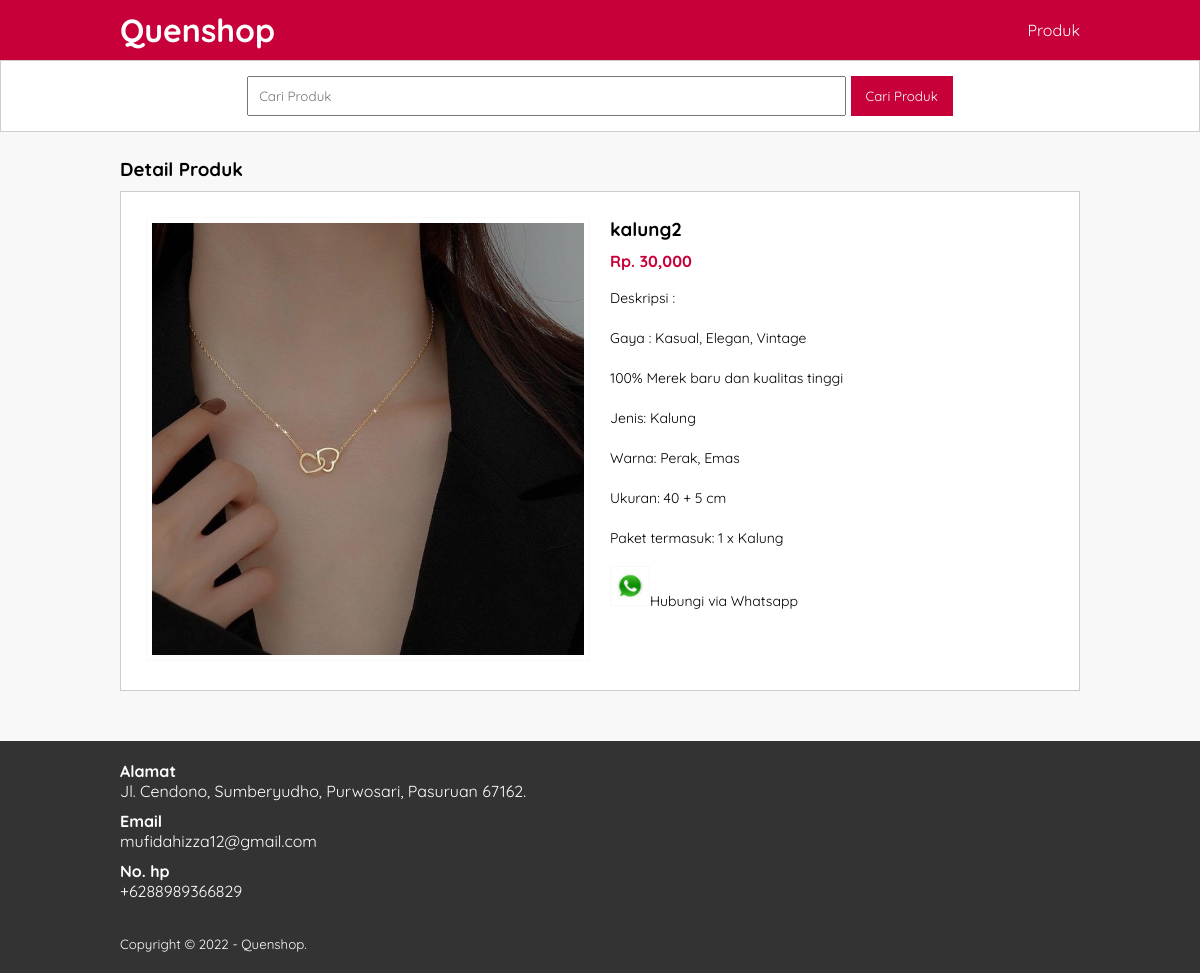
Screenshot of /detail-produk.php?id=16 with the database file from the repository.
### tables this page shows
CREATE TABLE `tb_product` (
  `product_id` int(11) NOT NULL,
  `category_id` int(11) NOT NULL,
  `product_name` varchar(100) NOT NULL,
  `product_price` int(11) NOT NULL,
  `product_description` text NOT NULL,
  `product_image` varchar(100) NOT NULL,
  `product_status` tinyint(1) NOT NULL,
  `date_created` timestamp NOT NULL DEFAULT current_timestamp()
);

### detail-produk.php (the view, shortened to what this page needs)
<?php
     include 'db.php';
     $kontak = mysqli_query($conn, "SELECT admin_telp, admin_email, admin_address FROM tb_admin WHERE admin_id =1");
     $a = mysqli_fetch_object($kontak);
     $produk = mysqli_query($conn, "SELECT * FROM tb_product WHERE product_id = '".$_GET['id']."' ");
     $p = mysqli_fetch_object($produk);
?>
<!DOCTYPE html>
<html>
<head>
	<link rel="stylesheet" type="text/css" href="css/style.css">
</head>
<body>
   <header>
   	<div class="container">
   	   <h1><a href="index.php">Quenshop</a></h1>
   	   <ul>
   		    <li><a href="produk.php">Produk</a></li>
   	   </ul>
      </div>
   </header>
   <div class="search">
      <div class="container">
         <form action="produk.php">
            <input type="text" name="search" placeholder="Cari Produk" value="<?php echo $_GET['search'] ?>">
            <input type="submit" name="cari" value="Cari Produk">
         </form>
       </div>
   </div>
   <div class="section">
      <div class="container">
         <h3>Detail Produk</h3>
         <div class="box">
            <div class="col-2">
               <img src="produk/<?php echo $p->product_image ?>" width="100%">
            </div>
            <div class="col-2">
               <h3><?php echo $p->product_name ?></h3>
               <h4>Rp. <?php echo number_format($p->product_price) ?></h4>
               <p>Deskripsi :<br>
                    <?php echo $p->product_description ?>
               </p>
               <p><a href="https://api.whatsapp.com/send?phone=<?php echo $a->admin_telp ?>&text=Hallo, Saya tertarik dengan produk Anda." target="_blank"><img src="img/ikon_wa.png" width="40px">Hubungi via Whatsapp</a></p>
            </div>
         </div>
      </div>
   </div>
   <div class="footer">
      <div class="container">
         <h4>Alamat</h4>
         <p><?php echo $a->admin_address ?></p>
         <h4>Email</h4>
         <p><?php echo $a->admin_email ?></p>
         <h4>No. hp</h4>
         <p><?php echo $a->admin_telp ?></p>
         <small>Copyright &copy; 2022 - Quenshop.</small>
      </div>
   </div>
</body>
</html>

### css/style.css (style rules this page uses)
* { padding:0; margin:0; font-family: 'Quicksand', sans-serif; }
body { background-color: #f8f8f8; }
a { color: inherit; text-decoration: none; }
header { background-color: #C70039; color: #fff; }
header h1 { float: left; padding:10px 0; }
header ul { float: right; }
header ul li { display: inline-block; }
header ul li a { padding: 20px 0 20px 15px; display: inline-block; }
.container { width: 80%; margin:0 auto; }
.container:after { content: ''; display: block; clear: both; }
.section { padding:25px 0; }
.box { background-color: #fff; border:1px solid #ccc; padding:15px; box-sizing: border-box; margin:10px 0 25px 0; }
.box:after { content: ''; display: block; clear: both; }
.search { padding:15px 0; background-color: #fff; border:1px solid #ccc; text-align: center; }
.search input[type=text] { width: 60%; padding:10px; }
.search input[type=submit] { padding:12px 15px; background-color: #c70039; color:#fff; border:none; cursor: pointer; }
.footer { padding: 20px 0; background-color: #333; color: #fff; text-align: left; }
.footer p { margin-bottom: 10px; }
.footer small { margin-top: 25px; display: inline-block; }
.col-2 { width: 50%; min-height: 200px; padding:10px; box-sizing: border-box; float: left; }
.col-2 img { border:1px solid #f9f9f9; padding:5px; box-sizing: border-box; }
.col-2 h3 { margin-bottom: 10px; }
.col-2 h4 { color: #c70039; }
.col-2 p { margin:15px 0; text-align: justify; line-height: 25px; font-size:14px; }

### rows the page displays
tb_product: product_image (picture), product_name "kalung2", product_price "30,000", product_description "Gaya : Kasual, Elegan, Vintage 100% Merek baru dan kualitas tinggi Jenis: Kalung Warna: Perak, Emas Ukuran: 40 + 5 cm Paket termasuk: 1 x Kalung"

### other values shown
$a->admin_address "Jl. Cendono, Sumberyudho, Purwosari, Pasuruan 67162."
$a->admin_email "mufidahizza12@gmail.com"
$a->admin_telp "+6288989366829"
